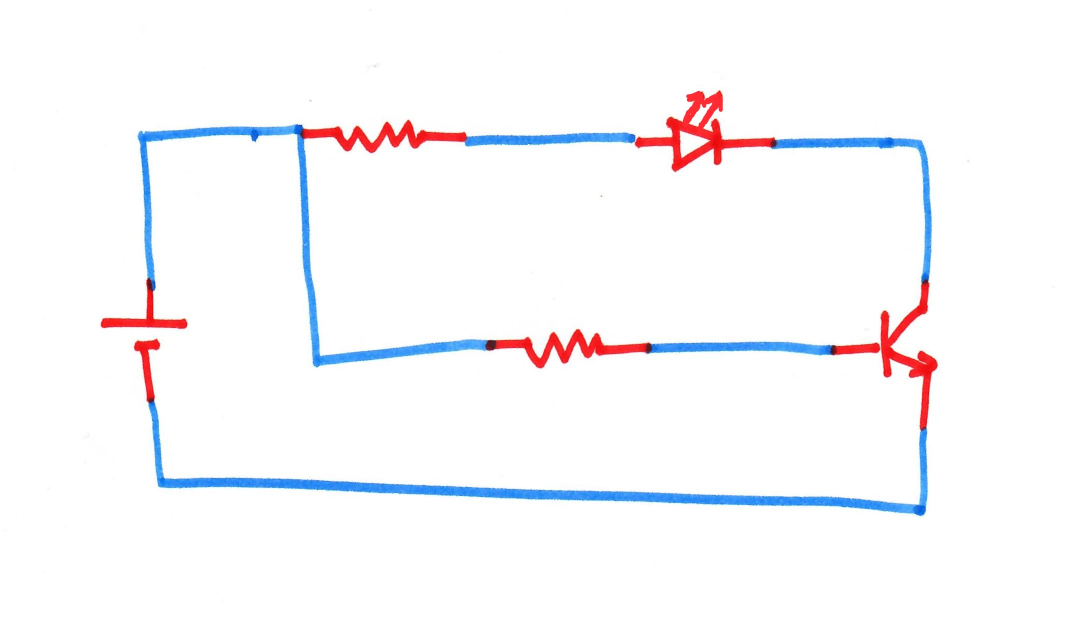
#> input picture test_circuits/scanned_circuit_0.jpg, 2140 x 1250 px (shown at 1/2 size)
$ jupyter execute --allow-errors final.ipynb   (older library calls are emulated)
#> lines starting #> are read from the running program, lines starting #| are printed output that depends on the picture; after the words box and inside, x2 and y2 are one past the last pixel; in counts of white or black regions, pixels touching at a corner belong together
[cell 1]
from __future__ import division, print_function, absolute_import

# Import MNIST data
from tensorflow.examples.tutorials.mnist import input_data
#> (the rest of this cell did not finish here and is left out)

[cell 2]
def classify(img):
    import cv2

    resized_img = cv2.resize(img,(28, 28))

    gray_img = cv2.cvtColor(resized_img, cv2.COLOR_BGR2GRAY)

#     inverted_img = resized_img

    inverted_img = cv2.bitwise_not(gray_img)

#     equ = cv2.equalizeHist(inverted_img)

    final_img = inverted_img

    rows,cols = final_img.shape
    x=[]

    for i in range(rows):
        for j in range(cols):
            x.append(final_img[i,j])

#     cv2.imshow('final_img', final_img)

    return get_class(x)


def get_class(x):
    input_fn = tf.estimator.inputs.numpy_input_fn(
    x={'images': np.array([np.asarray(x, dtype=np.float32)])}, shuffle=False) # x is normal array or list of pixel values
    # Use the model to predict the images class
    preds = list(model.predict(input_fn))

    return class_names[preds[0]]

    # k = cv2.waitKey(0) & 0xFF
    # cv2.destroyAllWindows()

[cell 3]
def remove_duplicates(__p):
    # remove duplicates from __p
    # https://stackoverflow.com/questions/21065347/remove-duplicates-in-two-dimensional-array-while-maintaining-sequence

    print("Number of contours:(removing duplicates)  ", len(__p))

    seen = set()
    newlist = []
    for item in __p:
        t = tuple(item[:4])
        if t not in seen:
            newlist.append(item)
            seen.add(t)

    for item in __p:
        t = tuple(item[:4])
        if t not in seen:
            print(t)

    print("Number of contours:(removed duplicates) ", len(seen))

    return newlist

def remove_giant_boxes(seen, width, height):
    # [16 lines of commented-out code are left out]

    giants_removed=[]

    for p in seen:
        if p[2] < width/3 and p[3] < height/3:
            giants_removed.append(p)

    return giants_removed


def classify_circuit(filename):
#> called with filename = './test_circuits/scanned_circuit_0.jpg'
    import cv2
    import numpy as np
    from math import sqrt
    from statistics import median
    import os

    name = filename

    # Width of image you want to work with
    W = 500.
    # get original image
    oriimg =cv2.imread('./'+name,1)
#> oriimg is the input picture: shape (1250, 2140, 3); mean B, G, R 250.7, 248, 248.6
    height, width, depth = oriimg.shape
#> height = 1250; width = 2140; depth = 3
    # rescale to W width
    imgScale = W/width
#> imgScale = 0.234
    newX,newY = oriimg.shape[1]*imgScale, oriimg.shape[0]*imgScale
#> newX = 500; newY = 292.1
    img = cv2.resize(oriimg,(int(newX),int(newY)))
    test = cv2.resize(oriimg,(int(newX),int(newY)))
    cv2.imshow('img', test)
    H, W, depth = img.shape
#> H = 292; W = 500
    print("Height: %d", H)
#| Height: %d 292

    img_hsv=cv2.cvtColor(img, cv2.COLOR_BGR2HSV)
#> img_hsv: shape (292, 500, 3); mean H, S, V 9.3, 9.5, 254

    # lower mask (0-10)
    lower_red = np.array([0, 100, 100])
    upper_red = np.array([10,255,255])
    mask0 = cv2.inRange(img_hsv, lower_red, upper_red)
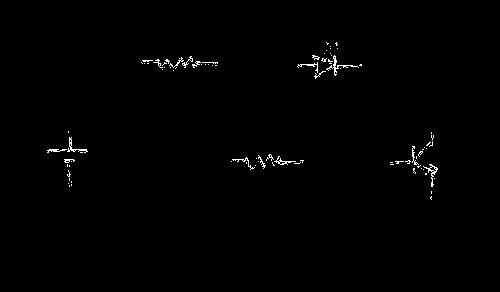
#> mask0: shape (292, 500); 0.67% white in thin lines or dots, all inside (x1, y1, x2, y2) = (47, 42, 438, 200)

    # upper mask (170-180)
    lower_red = np.array([170,0,0])
    upper_red = np.array([180,255,255])
    mask1 = cv2.inRange(img_hsv, lower_red, upper_red)
#> mask1: shape (292, 500); 1.2% white in thin lines or dots, all inside (x1, y1, x2, y2) = (47, 42, 439, 241)

    # join my masks
    mask = mask0+mask1
#> mask: shape (292, 500); 1.8% white; 30 white regions (24 under 20 px), largest, box (x1, y1, x2, y2) and area: (296, 42, 362, 81) 714, (389, 131, 439, 201) 635, (227, 153, 304, 172) 470, (141, 56, 218, 72) 464, (47, 130, 88, 155) 235, (61, 159, 75, 188) 150

    # #erode and dialate https://docs.opencv.org/3.0-beta/doc/py_tutorials/py_imgproc/py_morphological_ops/py_morphological_ops.html
    kernel = np.ones((3,3),np.uint8)
    mask = cv2.morphologyEx(mask, cv2.MORPH_OPEN, kernel)
#> mask: shape (292, 500); 1.7% white; 7 white regions, largest, box (x1, y1, x2, y2) and area: (297, 43, 362, 80) 683, (411, 132, 438, 200) 504, (228, 155, 304, 172) 458
    mask = cv2.morphologyEx(mask, cv2.MORPH_CLOSE, kernel)
#> mask: shape (292, 500); 1.8% white; 6 white regions

    # set my output img to zero everywhere except my mask
    output_img = img.copy()
    output_img[np.where(mask==0)] = 0

    # or your HSV image, which I *believe* is what you want
    output_hsv = img_hsv.copy()
    output_hsv[np.where(mask==0)] = 0
#> output_hsv: shape (292, 500, 3); mean H, S, V 1.9, 3.5, 4.2

    # # Bitwise-AND mask and cv2.rectangle(frame,(x,y),(x+w,y+h),(0,255,0),5)original image
    res = cv2.bitwise_and(img,img, mask= mask)

    # # contour around mask
    i, contours, heirarchy = cv2.findContours(mask, cv2.RETR_EXTERNAL, cv2.CHAIN_APPROX_SIMPLE)
#> contours = 6 contours; box (x1, y1, x2, y2) and area: (297, 43, 362, 80) 726, (389, 132, 438, 200) 488, (228, 155, 304, 172) 382, (141, 57, 218, 71) 366, (47, 136, 87, 154) 162, (63, 159, 75, 187) 106
    # cont_sorted contains the contours
    cont_sorted = sorted(contours, key=cv2.contourArea, reverse=True)[:]
#> cont_sorted has the same summary as contours

    print(len(cont_sorted))
#| 6


    _p=[]
    org = []
    #threshhold is 10 pixels for a 500 pixel wide image. scale accordingly
    width_thresh=W/25
#> width_thresh = 20
    height_thresh=W/25
#> height_thresh = 20

    # iterate through the contours
    for idx, c in enumerate(cont_sorted):
    #     get the bounding boxes
        x, y, w, h = cv2.boundingRect(c)
    #     only consider bounding boxes larger than thresh
        if(w > width_thresh or h > height_thresh):
            _p.append([x,y,w,h])
        #   _p now contains the bounding boxes of large contours
            cv2.rectangle(res,(x, y),(x+w,y+h),(0,255,0),1)
#> this loop made 6 passes
#> (x, y, w, h) on passes 1 to 6: (297, 43, 65, 37), (389, 132, 49, 68), (228, 155, 76, 17), (141, 57, 77, 14), (47, 136, 40, 18), (63, 159, 12, 28)
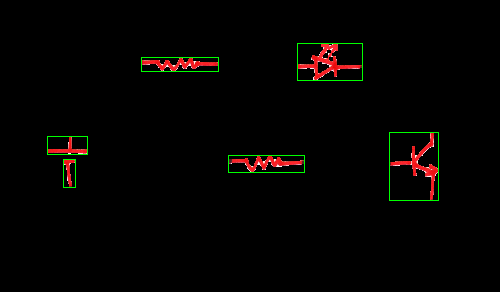
#> res: shape (292, 500, 3); mean B, G, R 1.1, 2.8, 4.2

    org = _p
#> org = [[297, 43, 65, 37], [389, 132, 49, 68], [228, 155, 76, 17], [141, 57, 77, 14], [47, 136, 40, 18], [63, 159, 12, 28]]

    helpful = 1

    while helpful == 1:
        helpful = 0
        print("Number of contours: ", len(_p))

        # __p will contain the bounding boxes of merged contours i.e. one box per schematic symbol
        __p=[]

        # iterate through each bounding box
        for idx1, p1 in enumerate(_p):
            done =0
        #     check all other bounding boxes for a box that's close to our box
            for idx2, p2 in enumerate(_p):
                x1 = p1[0]
                x2 = p2[0]
                y1 = p1[1]
                y2 = p2[1]
                w1 = p1[2]
                w2 = p2[2]
                h1 = p1[3]
                h2 = p2[3]
        #         if the bounding boxes are close together, merge them into one and put in __p
        #      multiplier should be 1.3 or more
                if idx1 != idx2:
                        close = 0
                        # if boxes are on same horizontal line
                        if abs((y1+h1/2)-(y2+h2/2)) < height_thresh:
                             if  (x1 < x2 and (abs(x2-(x1 + w1)) < max(w1, w2)/3)) or \
                                 (x2 < x1 and (abs(x1-(x2 + w2)) < max(w1, w2)/3)):
                                close = 1
                        # if boxes are on same vertical line
                        if abs((x1+w1/2)-(x2+w2/2)) < width_thresh:
                             if  (y1 < y2 and (abs(y2-(y1 + h1)) < max(h1, h2)/3)) or \
                                 (y2 < y1 and (abs(y1-(y2 + h2)) < max(h1, h2)/3)):
                                close = 1

                        if close == 1:
                            __p.append([
                                int(min(x1, x2)),
                                int(min(y1, y2)),
                                int((max(x1+w1, x2+w2)-min(x1, x2))),
                                int((max(y1+h1, y2+h2)-min(y1, y2)))
                            ])
                            done =1
                            helpful = 1
        #       didn't find a bounding box close to ours, so just add it to the __p list
            if done == 0:
                __p.append(p1)

        for p in __p:
            x = p[0]
            y=p[1]
            w=p[2]
            h=p[3]
            cv2.rectangle(res,(x, y),(x+w,y+h),(0,255,0),1)

        print("Reduced num boxes")
        print("Number of contours: ", len(__p))
        seen = remove_duplicates(__p)
        print("Removed Duplicates")
        print("Number of contours: ", len(seen))
        giants_removed = remove_giant_boxes(seen, W, H)
        print("Removed giant boxes")
        print("Number of contours: ", len(giants_removed))
        _p = giants_removed
#> this loop made 2 passes
#| Number of contours:  6
#> res: shape (292, 500, 3); 0.06% of pixels changed, all inside (x1, y1, x2, y2) = (47, 155, 88, 188)

    print("Number of contours: ", len(_p))
#| Number of contours:  5

    # iterate through all the bounding boxes for schematic symbols
    for idx, p in enumerate(_p):
        x = p[0]
#> x = 297
        y = p[1]
#> y = 43
        w = p[2]
#> w = 65
        h = p[3]
#> h = 37

        H = max(w, h)
#> H = 65
        W = H

        x_center = x+w/2
        y_center = y+h/2

        X = int(x_center - W/2)
        Y = int(y_center - H/2)

        roi_alpha = 0

        roi = img[int(Y-H*roi_alpha):int(Y+(1+roi_alpha)*H), int(X-W*roi_alpha):int(X+(1+roi_alpha)*W)]

        symbol_class = classify(roi)
#> after the loop in classify, `for i in range(rows):`: x = 784 values, max 197 at index 475, min 0 at index 0, mean 24.88

        print(symbol_class)

        symbol =cv2.imread('./symbols/'+symbol_class+'.png',1)

        resized_symbol = cv2.resize(symbol,(H*(1+2*roi_alpha),W*(1+2*roi_alpha)))

#         cv2.imshow('roi', np.hstack((roi ,resized_symbol)))

        img[int(Y-H*roi_alpha):int(Y+(1+roi_alpha)*H), int(X-W*roi_alpha):int(X+(1+roi_alpha)*W)] = resized_symbol

# [11 lines of commented-out code are left out]

        cv2.rectangle(img,(X, Y),(X+W,Y+H),(0,255,0),1)

#     cv2.imshow('mask',mask)
    cv2.imshow('img',np.hstack((test, img)))
#     cv2.imshow('res',res)

    k = cv2.waitKey(0) & 0xFF

    if k == 27:         # wait for ESC key to exit
        cv2.destroyAllWindows()

#> (a cell that did not finish here is left out)

#> (a cell that did not finish here is left out)

#> call 2 of classify_circuit, with filename = './test_circuits/scanned_circuit_1.jpg'
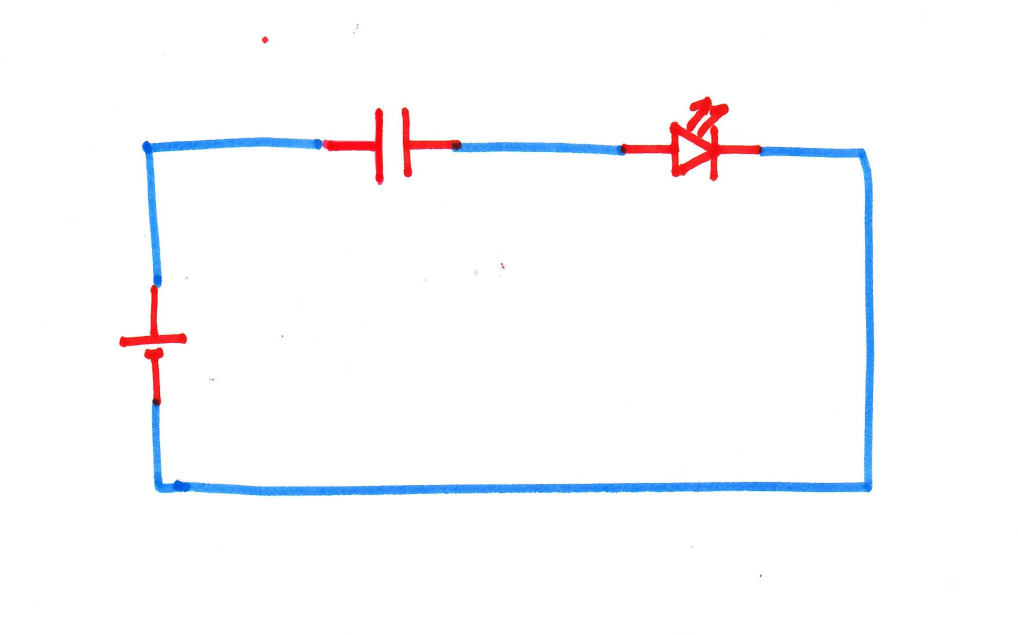
#> input picture test_circuits/scanned_circuit_1.jpg, 2035 x 1270 px (shown at 1/2 size)
#> in classify_circuit, oriimg is the input picture: shape (1270, 2035, 3); mean B, G, R 252.3, 250.2, 250
#| Height: %d 312
#> in classify_circuit (call 2), `img_hsv=cv2.cvtColor(img, cv2.COLOR_BGR2HSV)`: img_hsv: shape (312, 500, 3); mean H, S, V 6.8, 6.9, 254.4
#> in classify_circuit (call 2), `mask0 = cv2.inRange(img_hsv, lower_red, upper_red)`: mask0: shape (312, 500); 0.38% white in thin lines or dots, all inside (x1, y1, x2, y2) = (59, 18, 374, 197)
#> in classify_circuit (call 2), `mask1 = cv2.inRange(img_hsv, lower_red, upper_red)`: mask1: shape (312, 500); 0.73% white in thin lines or dots, all inside (x1, y1, x2, y2) = (58, 11, 430, 283)
#> in classify_circuit (call 2), `mask = mask0+mask1`: mask: shape (312, 500); 1.1% white; 43 white regions (38 under 20 px), largest, box (x1, y1, x2, y2) and area: (305, 47, 374, 89) 792, (159, 53, 189, 91) 283, (58, 140, 92, 171) 234, (197, 53, 226, 87) 223, (71, 171, 81, 199) 129
#> in classify_circuit (call 2), `mask = cv2.morphologyEx(mask, cv2.MORPH_OPEN, kernel)`: mask: shape (312, 500); 1% white; 5 white regions, box (x1, y1, x2, y2) and area: (307, 48, 374, 89) 770, (159, 54, 189, 90) 274, (59, 141, 92, 171) 226, (197, 54, 223, 87) 209, (71, 171, 80, 197) 119
#> in classify_circuit (call 2), `mask = cv2.morphologyEx(mask, cv2.MORPH_CLOSE, kernel)`: mask: shape (312, 500); 1.1% white; 4 white regions
#> in classify_circuit (call 2), `output_hsv[np.where(mask==0)] = 0`: output_hsv: shape (312, 500, 3); mean H, S, V 1.2, 2.1, 2.6
#> in classify_circuit (call 2), `i, contours, heirarchy = cv2.findContours(mask, cv2.RETR_EXTERNAL, cv2..`: contours = 4 contours; box (x1, y1, x2, y2) and area: (307, 48, 374, 89) 820, (59, 141, 92, 197) 284, (159, 54, 189, 90) 214, (197, 54, 223, 87) 154
#> in classify_circuit (call 2), `cont_sorted = sorted(contours, key=cv2.contourArea, reverse=True)[:]`: cont_sorted has the same summary as contours
#| 4
#> the loop in classify_circuit (call 2), `for idx, c in enumerate(cont_sorted):` made 4 passes
#> (x, y, w, h) on passes 1 to 4: (307, 48, 67, 41), (59, 141, 33, 56), (159, 54, 30, 36), (197, 54, 26, 33)
#> after the loop in classify_circuit (call 2), `for idx, c in enumerate(cont_sorted):`:
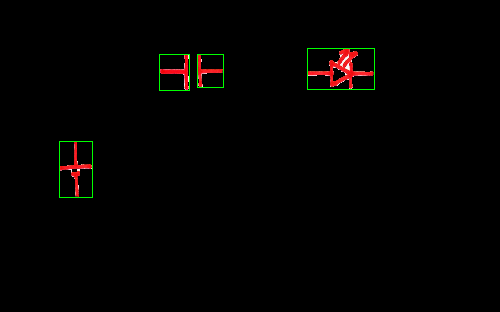
#> res: shape (312, 500, 3); mean B, G, R 0.6, 1.6, 2.5
#> in classify_circuit (call 2), `org = _p`: org = [[307, 48, 67, 41], [59, 141, 33, 56], [159, 54, 30, 36], [197, 54, 26, 33]]
#> the loop in classify_circuit (call 2), `while helpful == 1:` made 2 passes
#| Number of contours:  4
#> after the loop in classify_circuit (call 2), `while helpful == 1:`: res: shape (312, 500, 3); 0.03% of pixels changed, all inside (x1, y1, x2, y2) = (190, 54, 224, 91)
#| Number of contours:  3

#> (a cell that did not finish here is left out)

#> call 3 of classify_circuit, with filename = './test_circuits/scanned_circuit_2.jpg'
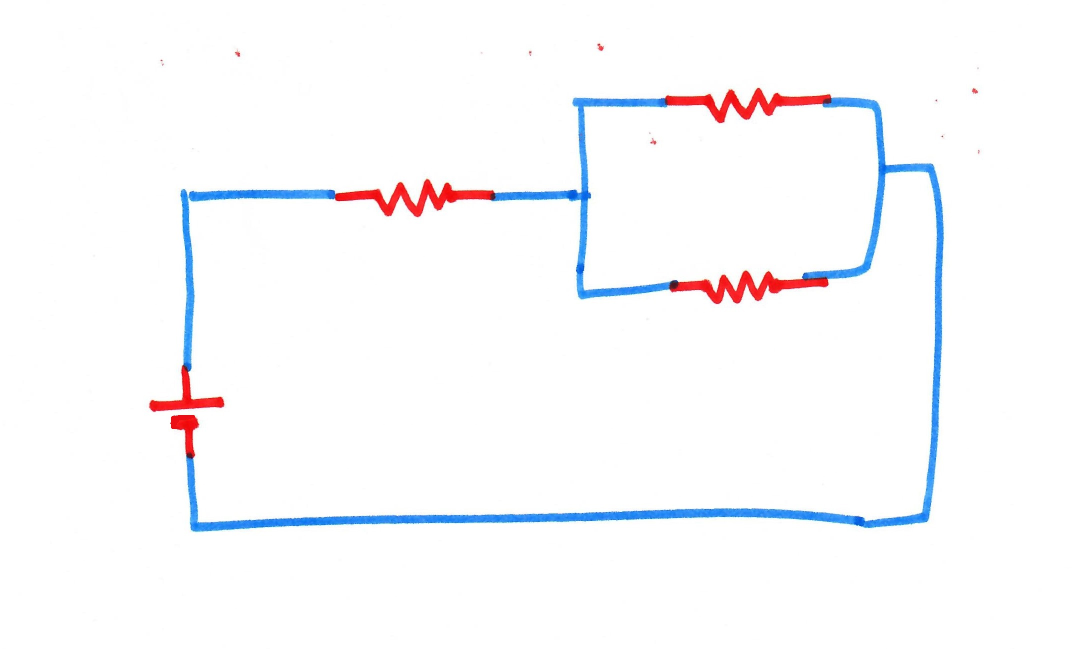
#> input picture test_circuits/scanned_circuit_2.jpg, 2151 x 1297 px (shown at 1/2 size)
#> in classify_circuit, oriimg is the input picture: shape (1297, 2151, 3); mean B, G, R 251.9, 249.6, 249.4
#| Height: %d 301
#> in classify_circuit (call 3), `img_hsv=cv2.cvtColor(img, cv2.COLOR_BGR2HSV)`: img_hsv: shape (301, 500, 3); mean H, S, V 7.6, 7.6, 254.1
#> in classify_circuit (call 3), `mask0 = cv2.inRange(img_hsv, lower_red, upper_red)`: mask0: shape (301, 500); 0.47% white in thin lines or dots, all inside (x1, y1, x2, y2) = (70, 21, 386, 212)
#> in classify_circuit (call 3), `mask1 = cv2.inRange(img_hsv, lower_red, upper_red)`: mask1: shape (301, 500); 0.72% white in thin lines or dots, all inside (x1, y1, x2, y2) = (69, 19, 458, 245)
#> in classify_circuit (call 3), `mask = mask0+mask1`: mask: shape (301, 500); 1.2% white; 33 white regions (28 under 20 px), largest, box (x1, y1, x2, y2) and area: (156, 83, 230, 101) 475, (311, 126, 385, 141) 458, (309, 41, 386, 58) 438, (69, 170, 105, 192) 219, (79, 192, 93, 213) 141
#> in classify_circuit (call 3), `mask = cv2.morphologyEx(mask, cv2.MORPH_OPEN, kernel)`:
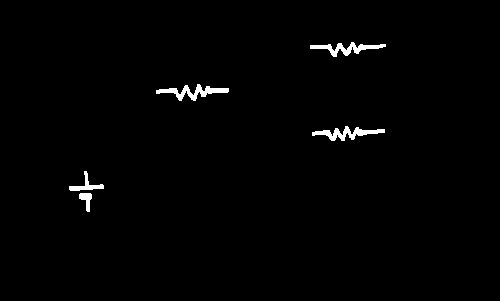
#> mask: shape (301, 500); 1.1% white; 5 white regions, box (x1, y1, x2, y2) and area: (156, 84, 229, 101) 463, (312, 126, 385, 141) 442, (310, 42, 386, 57) 422, (69, 171, 104, 191) 209, (79, 193, 92, 212) 133
#> in classify_circuit (call 3), `mask = cv2.morphologyEx(mask, cv2.MORPH_CLOSE, kernel)`: mask: shape (301, 500); 1.1% white; 5 white regions
#> in classify_circuit (call 3), `output_hsv[np.where(mask==0)] = 0`: output_hsv: shape (301, 500, 3); mean H, S, V 1.2, 2.3, 2.7
#> in classify_circuit (call 3), `i, contours, heirarchy = cv2.findContours(mask, cv2.RETR_EXTERNAL, cv2..`: contours = 5 contours; box (x1, y1, x2, y2) and area: (156, 84, 229, 101) 384, (312, 126, 385, 141) 374, (310, 42, 386, 57) 348, (69, 171, 104, 191) 158, (79, 193, 92, 212) 106
#> in classify_circuit (call 3), `cont_sorted = sorted(contours, key=cv2.contourArea, reverse=True)[:]`: cont_sorted has the same summary as contours
#| 5
#> the loop in classify_circuit (call 3), `for idx, c in enumerate(cont_sorted):` made 5 passes
#> (x, y, w, h) on passes 1 to 5: (156, 84, 73, 17), (312, 126, 73, 15), (310, 42, 76, 15), (69, 171, 35, 20), (79, 193, 13, 19)
#> after the loop in classify_circuit (call 3), `for idx, c in enumerate(cont_sorted):`:
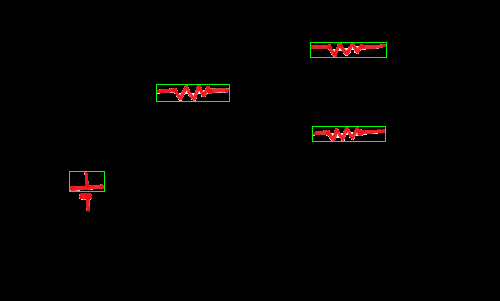
#> res: shape (301, 500, 3); mean B, G, R 0.6, 1.7, 2.7
#> in classify_circuit (call 3), `org = _p`: org = [[156, 84, 73, 17], [312, 126, 73, 15], [310, 42, 76, 15], [69, 171, 35, 20]]
#> the loop in classify_circuit (call 3), `while helpful == 1:` made 1 pass
#| Number of contours:  4
#| Number of contours:  4
#> in classify_circuit (call 3), `roi = img[int(Y-H*roi_alpha):int(Y+(1+roi_alpha)*H), int(X-W*roi_alpha..`:
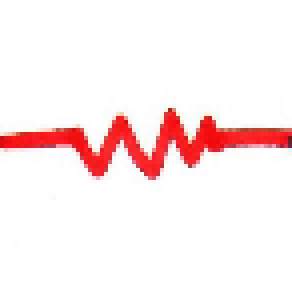
#> roi: shape (73, 73, 3) (shown 4 times larger); mean B, G, R 236.7, 236.5, 252.9
#> in classify (call 3), `inverted_img = cv2.bitwise_not(gray_img)`:
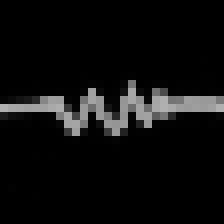
#> inverted_img: shape (28, 28) (shown 8 times larger); min 0, max 176, mean 13.6
#> after the loop in classify (call 3), `for i in range(rows):`: x = 784 values, max 176 at index 364, min 0 at index 0, mean 13.6

#> (a cell that did not finish here is left out)

#> call 4 of classify_circuit, with filename = './test_circuits/scanned_circuit_3.jpg'
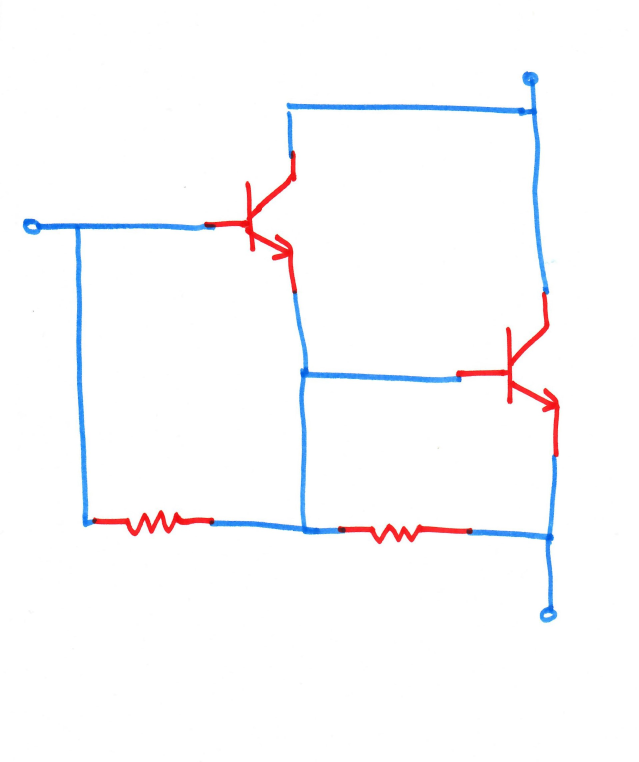
#> input picture test_circuits/scanned_circuit_3.jpg, 1916 x 2285 px (shown at 1/3 size)
#| Height: %d 596
#> in classify_circuit (call 4), `i, contours, heirarchy = cv2.findContours(mask, cv2.RETR_EXTERNAL, cv2..`: contours = 4 contours; box (x1, y1, x2, y2) and area: (357, 229, 438, 357) 880, (161, 122, 232, 228) 828, (75, 400, 167, 419) 469, (268, 410, 368, 426) 438
#> in classify_circuit (call 4), `cont_sorted = sorted(contours, key=cv2.contourArea, reverse=True)[:]`: cont_sorted has the same summary as contours
#| 4
#> the loop in classify_circuit (call 4), `for idx, c in enumerate(cont_sorted):` made 4 passes
#> (x, y, w, h) on passes 1 to 4: (357, 229, 81, 128), (161, 122, 71, 106), (75, 400, 92, 19), (268, 410, 100, 16)
#> in classify_circuit (call 4), `org = _p`: org = [[357, 229, 81, 128], [161, 122, 71, 106], [75, 400, 92, 19], [268, 410, 100, 16]]
#> the loop in classify_circuit (call 4), `while helpful == 1:` made 1 pass
#| Number of contours:  4
#| Number of contours:  4
